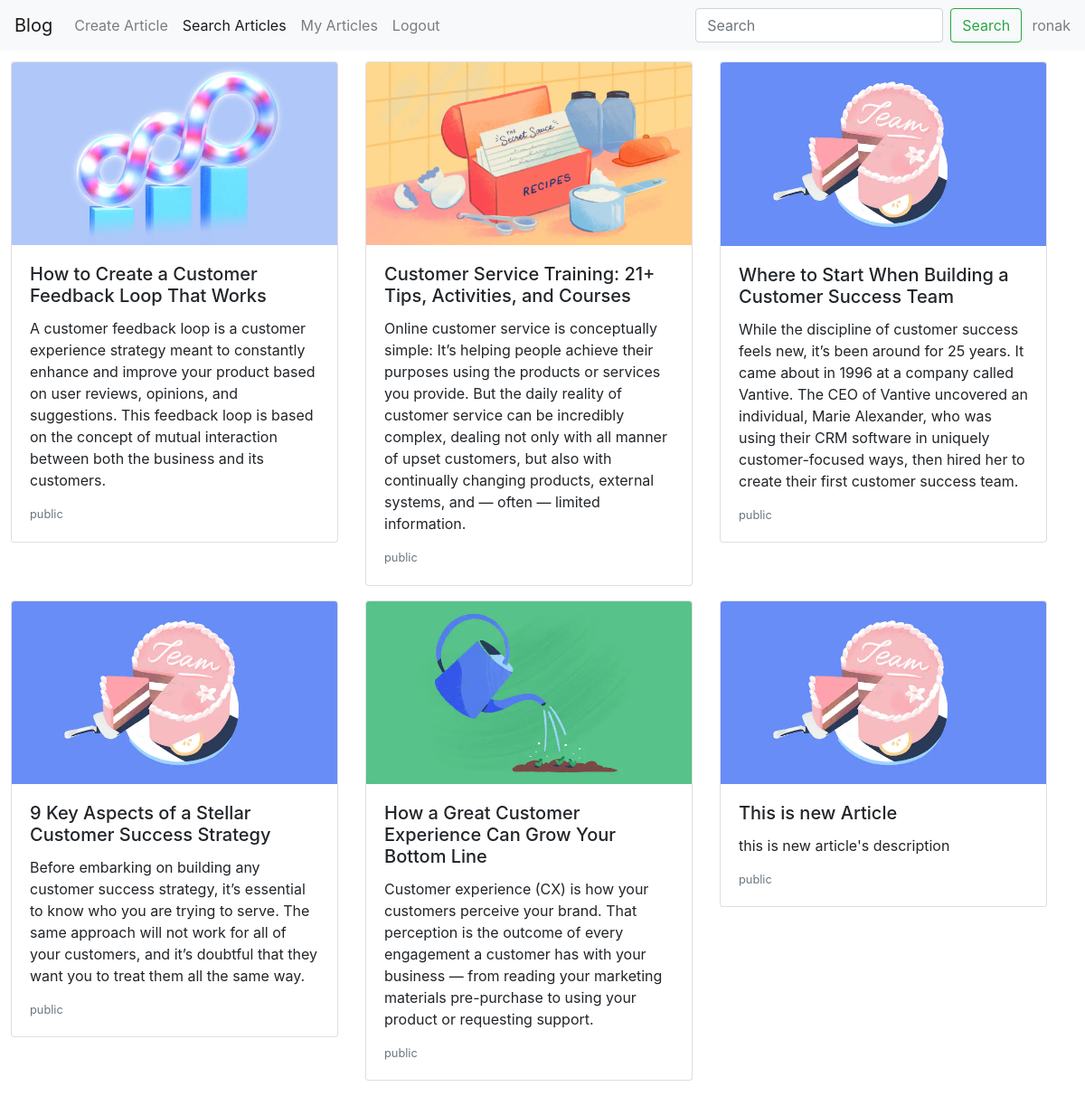
/Search (signed in), run on the app's committed database.
### website/models.py (models this page shows)
class Blog(models.Model):
    userId = models.ForeignKey(User, on_delete=models.CASCADE)
    title = models.CharField(max_length=100)
    description = models.CharField(max_length=1000)
    visibility = models.CharField(max_length=10, choices=[("public", "public"), ("private", "private")])
    image = models.FileField(upload_to="blog/")

### website/views.py (the view)
# urls.py: path('Search', Search, name="Search"),
def Search(request):
    try:
        userName = request.session["userName"]
        userId = request.session["id"]
    except KeyError:
        return redirect("Login")
    if request.method == "POST":
        blogs = Blog.objects.all().filter(visibility="public", title__contains=request.POST["searchName"])
    else:
        blogs = Blog.objects.all().filter(visibility="public")
    return render(request, "Search.html", context={"userName": userName, "blogs": blogs})

### templates/Search.html (shortened to what this page needs)
<html>
    <head>
        <script src="https://code.jquery.com/jquery-3.5.1.js"></script>    </head>
        <link rel="stylesheet" href="https://stackpath.bootstrapcdn.com/bootstrap/4.5.2/css/bootstrap.min.css">
    </head>
    <body>
        <nav class="navbar navbar-expand-lg navbar-light bg-light">
            <a class="navbar-brand" href="#">Blog</a>
            <div class="collapse navbar-collapse" id="navbarText">
                <ul class="navbar-nav mr-auto">
                    <li class="nav-item">
                        <a class="nav-link" href="{% url 'CreateArticle' %}">Create Article<span class="sr-only">(current)</span></a>
                    </li>
                    <li class="nav-item active">
                        <a class="nav-link" href="{% url 'Search' %}">Search Articles</a>
                    </li>
                    <li class="nav-item">
                        <a class="nav-link" href="{% url 'Dashboard' %}">My Articles</a>
                    </li>
                    <li class="nav-item">
                        <a class="nav-link" href="{% url 'Logout' %}">Logout</a>
                    </li>
                </ul>
                <form action="{% url 'Search' %}" method="post" class="form-inline my-2 my-lg-0">
                    <input required class="form-control mr-sm-2" name="searchName" type="search" placeholder="Search" aria-label="Search">
                    <button class="btn btn-outline-success my-2 my-sm-0" type="submit">Search</button>
                </form>
                <span class="navbar-text" style="margin-left: 1%">
                    {{ userName }}
                </span>
            </div>
        </nav>
        <div class="row" style="width: 100%; padding: 1%">
            {% for blog in blogs %}
            <div class="col-sm-4">
                <div class="card mb-3">
                    <img class="card-img-top" src="/media/{{ blog.image }}" alt="Card image cap">
                    <div class="card-body">
                        <h5 class="card-title">{{ blog.title }}</h5>
                        <p class="card-text">{{ blog.description }}</p>
                        <p class="card-text"><small class="text-muted">{{ blog.visibility }}</small></p>
                    </div>
                </div>
            </div>
            {% endfor %}
        </div>
    </body>
</html>

### data on the page
Blog: image (picture), title "How to Create a Customer Feedback Loop That Works", description "A customer feedback loop is a customer experience strategy meant to constantly enhance and improve your product based on user reviews, opinions, and suggestions. This feedback loop is based on the concept of mutual interaction between both the business and its customers.", visibility "public"
Blog: image (picture), title "Customer Service Training: 21+ Tips, Activities, and Courses", description "Online customer service is conceptually simple: It’s helping people achieve their purposes using the products or services you provide. But the daily reality of customer service can be incredibly complex, dealing not only with all manner of upset customers, but also with continually changing products, external systems, and — often — limited information.", visibility "public"
Blog: image (picture), title "Where to Start When Building a Customer Success Team", description "While the discipline of customer success feels new, it’s been around for 25 years. It came about in 1996 at a company called Vantive. The CEO of Vantive uncovered an individual, Marie Alexander, who was using their CRM software in uniquely customer-focused ways, then hired her to create their first customer success team.", visibility "public"
Blog: image (picture), title "9 Key Aspects of a Stellar Customer Success Strategy", description "Before embarking on building any customer success strategy, it’s essential to know who you are trying to serve. The same approach will not work for all of your customers, and it’s doubtful that they want you to treat them all the same way.", visibility "public"
Blog: image (picture), title "How a Great Customer Experience Can Grow Your Bottom Line", description "Customer experience (CX) is how your customers perceive your brand. That perception is the outcome of every engagement a customer has with your business — from reading your marketing materials pre-purchase to using your product or requesting support.", visibility "public"
Blog: image (picture), title "This is new Article", description "this is new article's description", visibility "public"

### other printed values
{{ userName }} "ronak"
